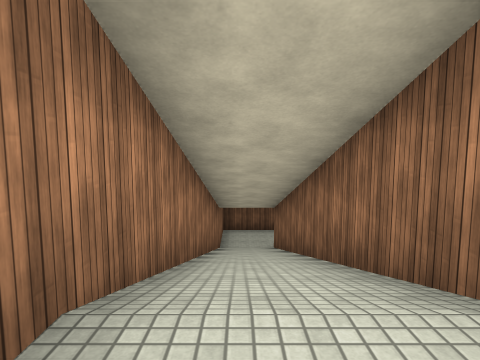
view 1 (above)

14 first-person views from a walk through a scene from a Unity 3-D project. The camera is 1.4 m above the floor, tilts 6° down and sees 75° across. The floor is counted in squares, 2 m on a side. Each view is taken from the middle of a square. On the plan, view 1 faces up. The plan holds only what a view shows up to about 10 squares ahead; the rest is blank. The place goes on beyond the plan. Surface patterns are stand-ins for the level's own textures.

view 2
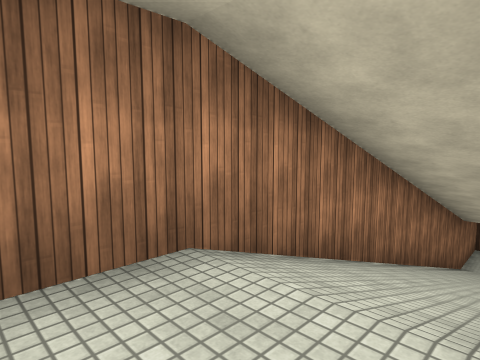

view 3
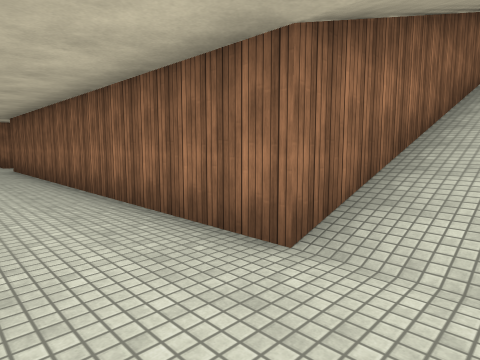

view 4
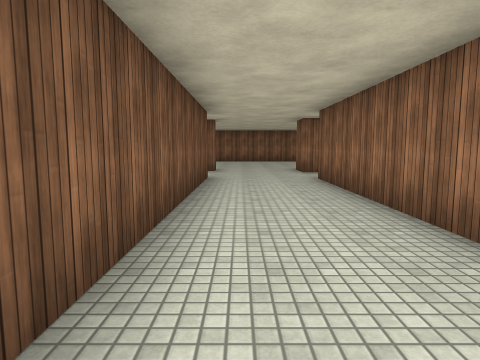

view 5
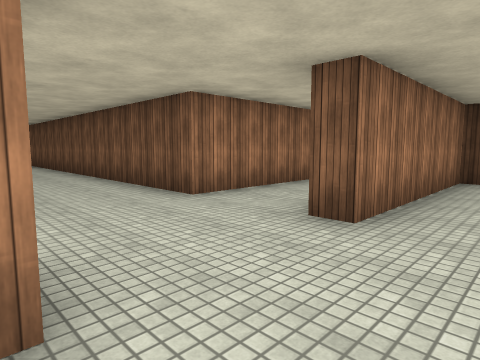

view 6
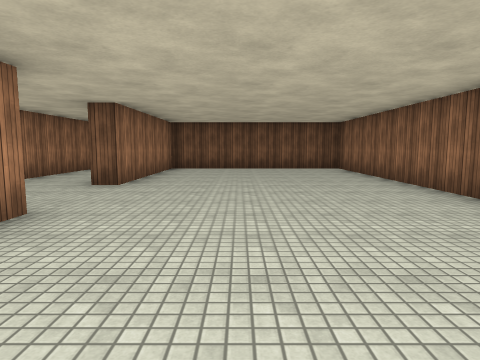

view 7
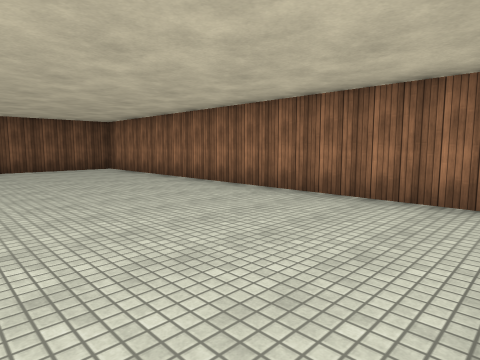

view 8
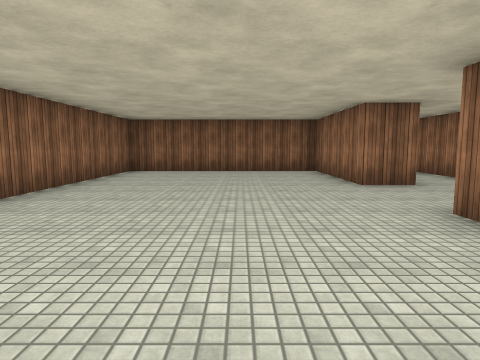

view 9
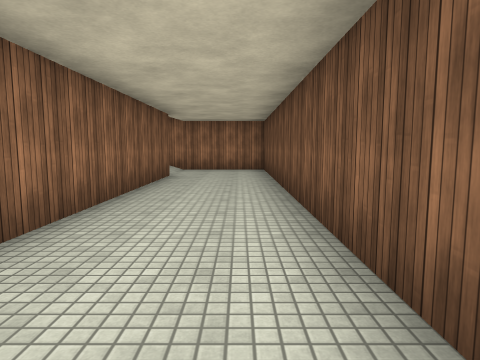

view 10
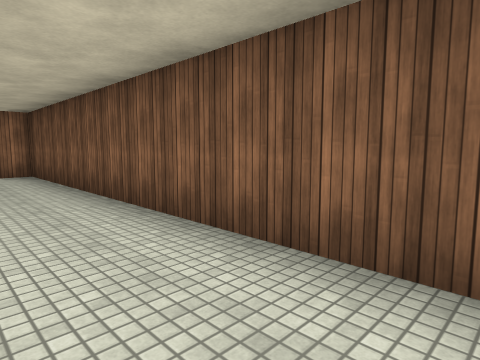

view 11
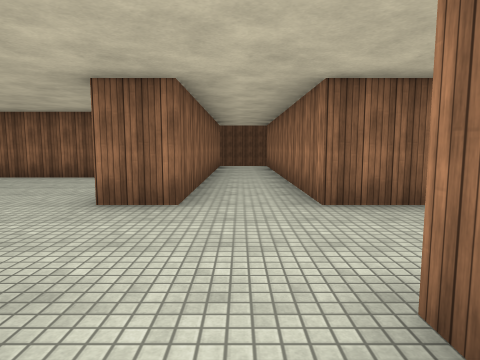

view 12
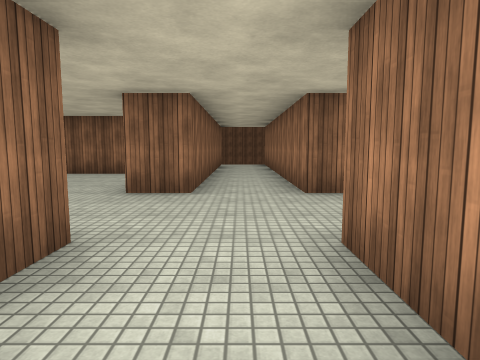

view 13
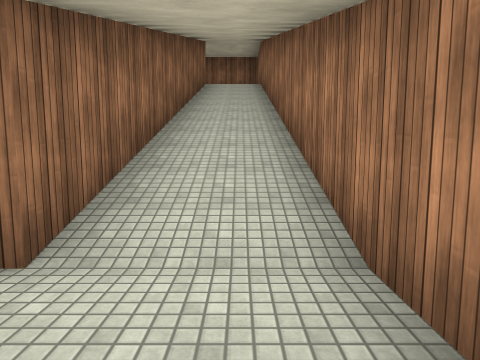

view 14
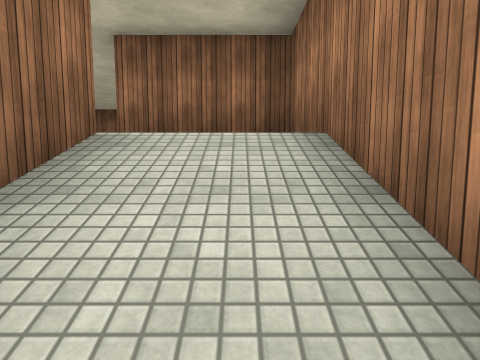

### Floor plan
Key: @ floor where view 1 was taken; # wall or solid block; . main floor; : floor 6 m higher than the main floor; / step, stairs or slope; = window, fence, low wall or low ledge.
Columns run from 1 left of view 1 to 20 right of it. Each row starts with its distance up from view 1.
 18             # #......#
 17             #.#......#
 16             #.#......#
 15             #.#......#
 14 #############.#......#
 13 #....................#
 12 #....................#
 11 #//##########.#......#
 10 #//#        #.#......#
  9 #//#        #.#......#
  8 #//#        #.#......#
  7 #//#        #.########
  6 #//#        #.#
  5 #//#        #.#
  4 #/=#
  3 #/#
  2 #/#
  1 #::
  0 #@:
 -1 ###

Where each view was taken, in squares from view 1:
view 1: 0 up, 0 right, facing up
view 2: 0 up, 1 right, facing up-left
view 3: 13 up, 0 right, facing down-right
view 4: 13 up, 4 right, facing right
view 5: 11 up, 15 right, facing up-left
view 6: 8 up, 16 right, facing up
view 7: 8 up, 15 right, facing up-right
view 8: 17 up, 16 right, facing down
view 9: 13 up, 9 right, facing left
view 10: 12 up, 8 right, facing up-left
view 11: 15 up, 12 right, facing down
view 12: 16 up, 12 right, facing down
view 13: 13 up, 0 right, facing down
view 14: 4 up, 0 right, facing down
